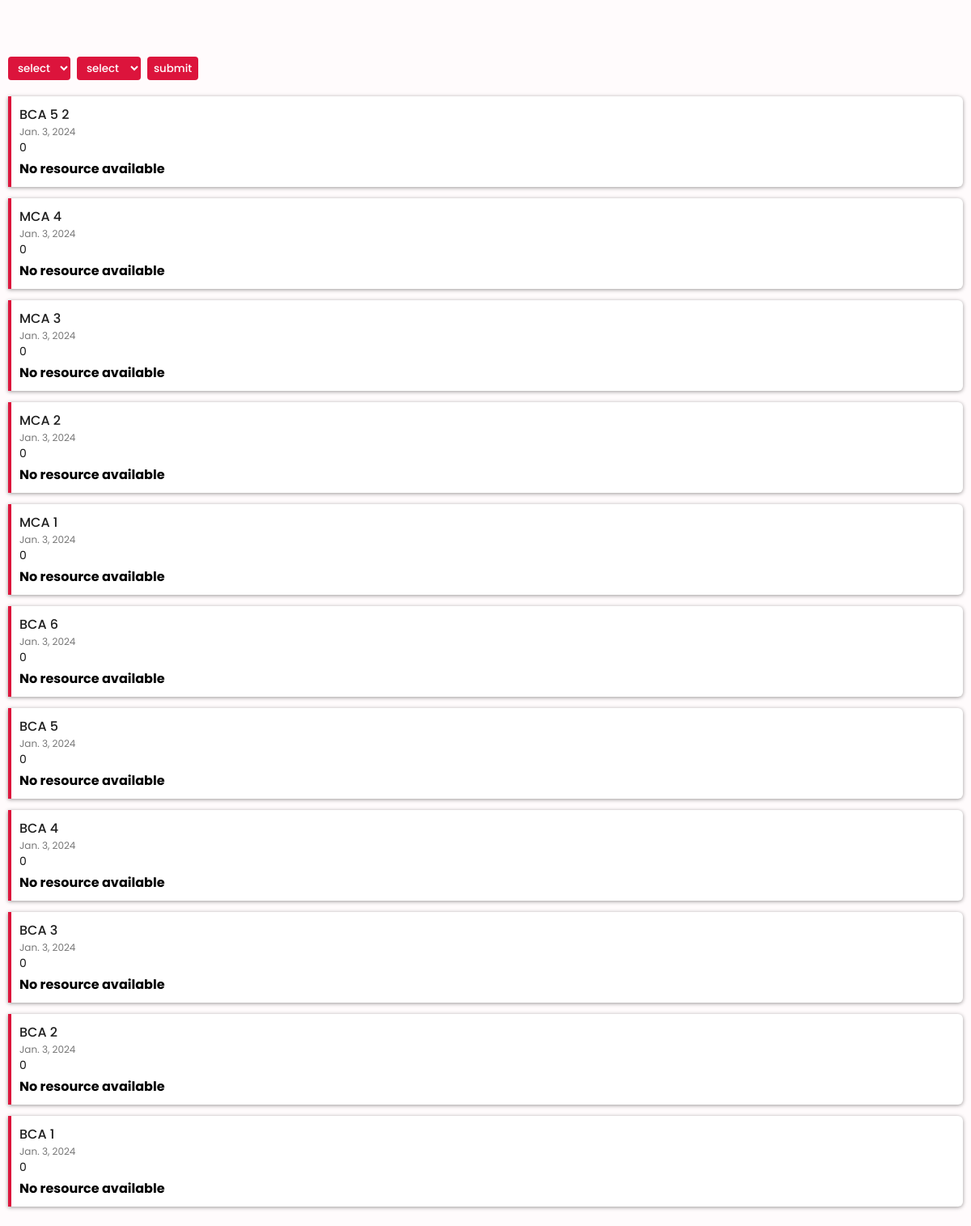
The page /viewnotes/ on the database its author committed.
### adminnotes/models.py (models this page shows, shortened)
class Notes(models.Model):
    DEPARTMENTS = [
        ('BCA','BCA'),
        ('MCA','MCA')
    ]
    SEM = [
        ('Sem 1', 'Sem 1'),
        ('Sem 2', 'Sem 2'),
        ('Sem 3', 'Sem 3'),
        ('Sem 4', 'Sem 4'),
        ('Sem 5', 'Sem 5'),
        ('Sem 6', 'Sem 6')
    ]
    id = models.AutoField(primary_key=True)
    title = models.CharField(max_length=50)
    department = models.CharField(max_length=10, choices=DEPARTMENTS,default='BCA')
    sem = models.CharField(max_length=10, choices=SEM,default='Sem 1')
    content = models.TextField(max_length=10000)
    date = models.DateField(auto_now_add=True)
    files = models.FileField(upload_to='Notes', blank=True, null=True)

### notes/views.py (the view)
# urls.py: path('viewnotes/',noteviews.viewnotes,name='View Notes'),
@csrf_exempt
def viewnotes(request):
    context={'context':reversed(Notes.objects.all())}
    return render(request,'viewnotes.html',context)

### templates/viewnotes.html (shortened to what this page needs)
<!DOCTYPE html>
<html lang="en">
<head>
	<link href='https://unpkg.com/boxicons@2.1.4/css/boxicons.min.css' rel='stylesheet'>
	{% load static %}
	<link rel="stylesheet" href="{% static "CJS\notes\viewnotes.css" %}">
</head>
<body>
	{% if context %}
	<div class="select-container">
		<form id="filternotes" method='post' action={% url "filternotes" %} enctype="multipart/form-data">
			<div class="field-container">
				<div class="select-container">
					<select name="select-dept" id="dept">
						<option>select</option>
					</select>
					<select name="select-sem" id="sem">
						<option>select</option>
					</select>
					<button type="submit" id="filter-btn" onclick=filternotes>submit</button>
				</div>
			</div>
		</form>
	</div>
	<div class="notes-container">
		{% for note in context %}
		<div class="notes">
			<span class="notes-head">{{note.title}}</span>
			<span class="notes-date">{{note.date}}</span>
			<p>{{note.content}}</p>
			<div class="notes-btn-container">
				{% if note.files %}
				<a href="{{ note.files.url }}" download><i class='bx bxs-download'></i>Download Resource</a>
				{% else %}
				<b>No resource available </b>
				{% endif %}
			</div>
		</div>
		{% endfor %}
	</div>
	{% else %}
	<b>No notes available</b>
	{% endif %}
</body>
</html>

### static/CJS/notes/viewnotes.css (style rules this page uses)
* { padding: 0; margin: 0; box-sizing: border-box; font-family: Poppins, Arial, Helvetica, sans-serif; list-style: none; }
body { background-color: #fffbfc; }
.notes-container { margin-top: 0px; width: 100%; padding: 0 10px 10px; }
.notes { width: 100%; padding: 10px; box-shadow: rgba(0, 0, 0, 0.4) 0 1px 5px; border-left: 4px solid #dc143c; border-top-right-radius: 6px; border-bottom-right-radius: 6px; margin-bottom: 14px; background-color: #fff; word-wrap: break-word; }
.notes span { display: block; }
.notes-head { color: #1f1f1f; font-weight: 500; font-size: 16px; word-wrap: break-word; }
.notes-date { color: #777777; font-size: 12px; }
.notes p { font-size: 14px; text-align: justify; color: #161616; word-wrap: break-word; }
.notes-btn-container { margin-top: 3px; }
.notes-btn-container { display: flex; justify-content: space-between; }
.select-container { width: 100%; margin-top: 25px; padding: 10px 5px; display: flex; gap: 8px; justify-content: start; }
.field-container { width: 100%; height: 100%; display: flex; align-items: start; justify-content: center; flex-direction: column; gap: 10px; }
.field-container select { padding: 4px 8px; border: none; background-color: #dc143c; color: #fff; border-radius: 4px; font-weight: 500; }
#filter-btn { padding: 4px 8px; border: none; border-radius: 4px; background-color: #dc143c; color: #fff; font-weight: 500; }

### rows shown on the page
Notes: title "BCA 5 2", date "Jan. 3, 2024", content "0", files "No resource available"
Notes: title "MCA 4", date "Jan. 3, 2024", content "0", files "No resource available"
Notes: title "MCA 3", date "Jan. 3, 2024", content "0", files "No resource available"
Notes: title "MCA 2", date "Jan. 3, 2024", content "0", files "No resource available"
Notes: title "MCA 1", date "Jan. 3, 2024", content "0", files "No resource available"
Notes: title "BCA 6", date "Jan. 3, 2024", content "0", files "No resource available"
Notes: title "BCA 5", date "Jan. 3, 2024", content "0", files "No resource available"
Notes: title "BCA 4", date "Jan. 3, 2024", content "0", files "No resource available"
Notes: title "BCA 3", date "Jan. 3, 2024", content "0", files "No resource available"
Notes: title "BCA 2", date "Jan. 3, 2024", content "0", files "No resource available"
Notes: title "BCA 1", date "Jan. 3, 2024", content "0", files "No resource available"
